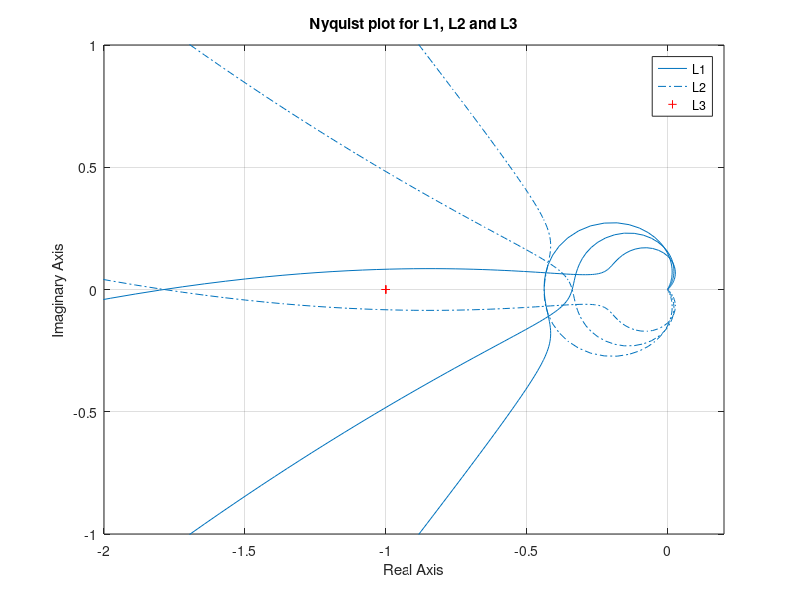
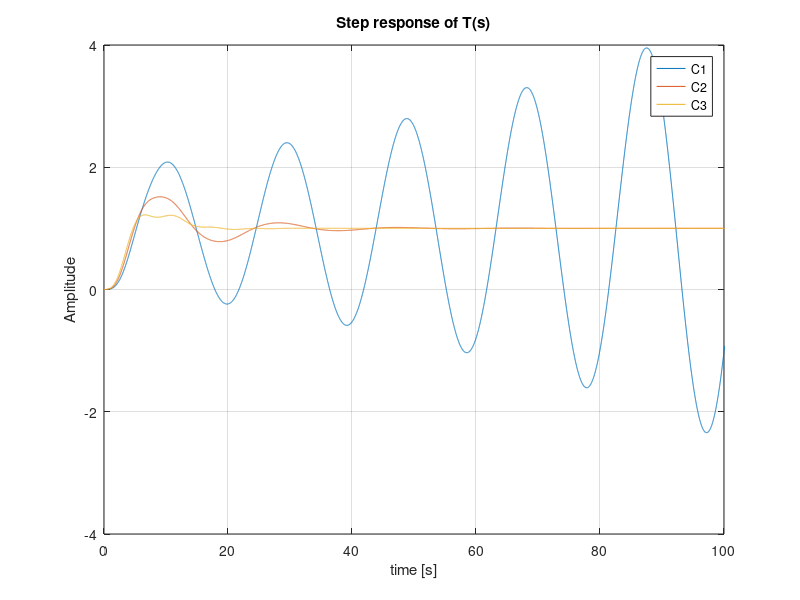

Here is the MATLAB script that generated these plots, in order: (Note: this script raises an error after producing the figures.)
clc;
clear all;
close all;

s = tf('s');
G = tf([5.1e-3 100 250],[5e5 2.5e5 6.4e5 4.9e4 0]);

%% a
C1 = (770*s + 350)/(4.3*s + 1);
C2 = (770*s + 210)/(2.5*s + 1);
C3 = (770*s + 140)/(1.7*s + 1);

L1 = C1 * G;
L2 = C2 * G;
L3 = C3 * G;

figure(1);
nyquist(L1); hold on
nyquist(L2); hold on
nyquist(L3);
xlim([-2 0.2])
ylim([-1 1])
legend('L1','L2','L3')
title('Nyquist plot for L1, L2 and L3')

%% b
T1 = feedback(L1, 1);
T2 = feedback(L2, 1);
T3 = feedback(L3, 1);

L1_poles = pole(L1);
L2_poles = pole(L2);
L3_poles = pole(L3);

%% c
S1 = 1/(1 + L1);
S2 = 1/(1 + L2);
S3 = 1/(1 + L3);




[Gm_L1, Pm_L1, Wcg_L1, Wcp_L1] = margin(L1);
[Gm_L2, Pm_L2, Wcg_L2, Wcp_L2] = margin(L2);
[Gm_L3, Pm_L3, Wcg_L3, Wcp_L3] = margin(L3);

MM1 = 1 / norm(S1, inf); %Twijfels of dit goed is
MM2 = 1 / norm(S2, inf);
MM3 = 1 / norm(S3, inf);

% Andere manier: Geeft hetzelfde antwoord
w = linspace(0,1000,1e6);
[modulusmargin1,index1] = min(abs(freqresp(1 + L1,w)));
[modulusmargin2,index2] = min(abs(freqresp(1 + L2,w)));
[modulusmargin3,index3] = min(abs(freqresp(1 + L3,w)));
wc1 = w(index1);
wc2 = w(index2);
wc3 = w(index3);

%% d step response
t = 0 : 0.01 : 150;
[Amplitude_step1, tOut_step1] = step(T1 ,t);
[Amplitude_step2, tOut_step2] = step(T2 ,t);
[Amplitude_step3, tOut_step3] = step(T3,t);

figure(2);
plot(tOut_step1, Amplitude_step1); hold on
plot(tOut_step2, Amplitude_step2); hold on
plot(tOut_step3, Amplitude_step3);
legend("C1", "C2","C3")
title("Step response of T(s)")
grid on
ylim([-4 4])
xlim([0 100]);
xlabel('time [s]');
ylabel('Amplitude');

%info1 = stepinfo(T1, 'SettlingTimeThreshold', 0.01);
info2 = stepinfo(T2, 'SettlingTimeThreshold', 0.01);
info3 = stepinfo(T3, 'SettlingTimeThreshold', 0.01);

%% f
G_damaged = tf([5.1e-3 10 250],[5e5 7e4 6.2e5 4.9e4 0]);

L1_d = C1 * G_damaged;
L2_d = C2 * G_damaged;
L3_d = C3 * G_damaged;

T1_d = feedback(L1_d, 1);
T2_d = feedback(L2_d, 1);
T3_d = feedback(L3_d, 1);

t = 0 : 0.01 : 150;

figure;
step(T1_d, T2_d, T3_d, t)
grid on
xlim([0 100])
ylim([-4 4])
xlabel('time [s]');
ylabel('Amplitude');
title('Step response with damaged damping (90% decrease)');
legend("C1 damaged", "C2 damaged", "C3 damaged", 'location', 'best')

info1_d = stepinfo(T1_d,'SettlingTimeThreshold',0.01);
info2_d = stepinfo(T2_d,'SettlingTimeThreshold',0.01);
info3_d = stepinfo(T3_d,'SettlingTimeThreshold',0.01);


%% g
info1 = stepinfo(T1,'SettlingTimeThreshold',0.01);
info2 = stepinfo(T2,'SettlingTimeThreshold',0.01);
info3 = stepinfo(T3,'SettlingTimeThreshold',0.01);

fprintf('--- Settling time original ---\n');
fprintf('C1: %.2f s, C2: %.2f s, C3: %.2f s\n', info1.SettlingTime, info2.SettlingTime, info3.SettlingTime);

fprintf('--- Settling time damaged ---\n');
fprintf('C1: %.2f s, C2: %.2f s, C3: %.2f s\n', info1_d.SettlingTime, info2_d.SettlingTime, info3_d.SettlingTime);

%% h
S1 = 1/(1 + L1);
S2 = 1/(1 + L2);
S3 = 1/(1 + L3);

%modulus margin
MM1 = 1 / norm(S1, inf);
MM2 = 1 / norm(S2, inf);
MM3 = 1 / norm(S3, inf);

fprintf('Modulus margins: MM1=%.4f, MM2=%.4f, MM3=%.4f\n', MM1, MM2, MM3);

figure;
bodemag(S1, S2, S3);
grid on
title('Sensitivity magnitude |S(j\omega)| (original d_W)');
legend('S1','S2','S3','Location','best');

%% i
figure;
bodemag(T1, T2, T3);
grid on
title('Complementary sensitivity magnitude');
legend('T1','T2','T3','Location','best');

%% j
figure;
bodemag(S2, T2);
grid on
title('Bode of S2(s) and T2(s)');
legend('S2','T2','Location','best');
